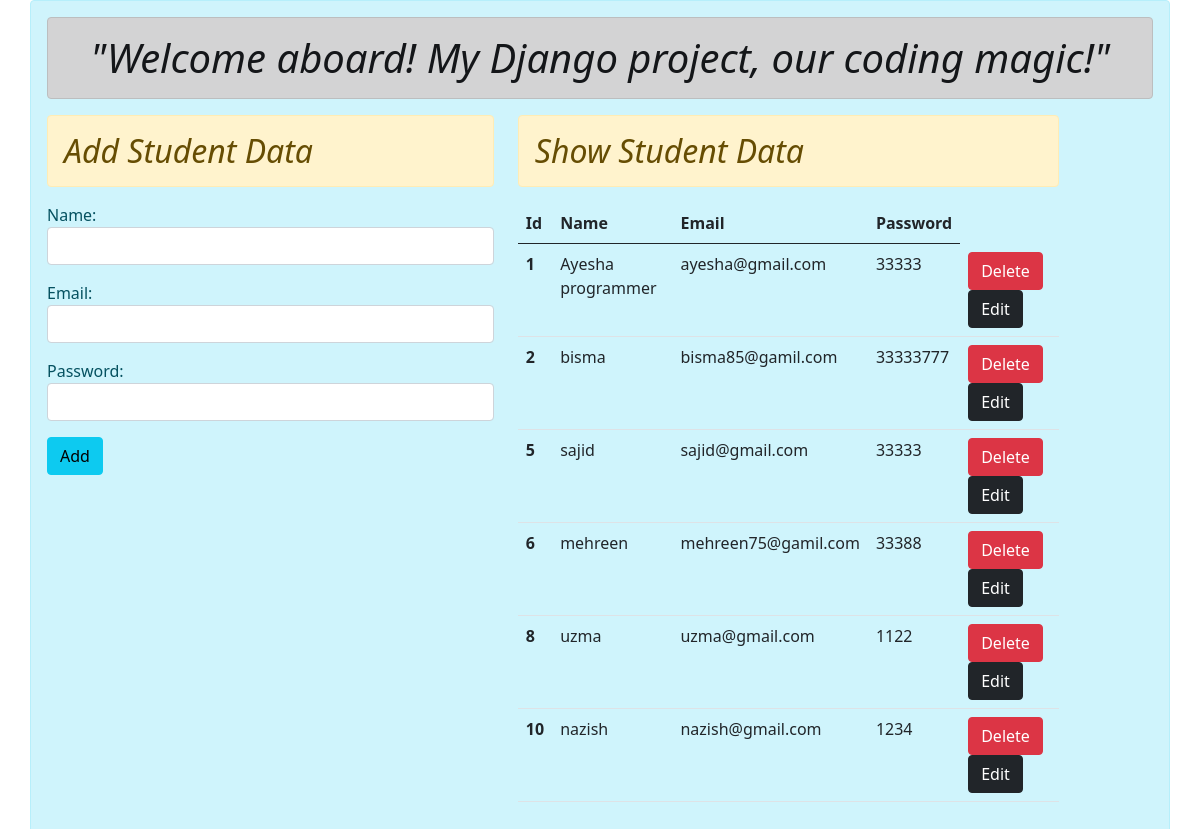
The page / on the database its author committed.
### app/models.py (models this page shows)
class User(models.Model):
    name = models.CharField(max_length=50)
    email = models.CharField(max_length=50)
    password = models.CharField(max_length=50)

### app/views.py (the view)
# urls.py: path('',views.add,name='add'),
def add(request):
    stu = User.objects.all()
    if request.method == 'POST':
        fm = UserForm(request.POST)
        if fm.is_valid():
            fm.save()
            fm = UserForm()
    else:
        fm = UserForm()
    return render(request, 'add.html', {'forms':fm,'stud':stu})

### app/forms.py
class UserForm(forms.ModelForm):
    class Meta:
        model = User
        fields = ['name','email','password']
        widgets = {
            'name':forms.TextInput(attrs={'class':'form-control'}),
            'email':forms.TextInput(attrs={'class':'form-control'}),
            'password':forms.TextInput(attrs={'class':'form-control'}),
        }

### templates/add.html (shortened to what this page needs)
{% extends 'base.html' %}
{% block text %}
<div class="div row">
    <div class="div col-sm-5">
        <h2 class="alert alert-warning"><i>Add Student Data</i></h2>
        <form action="" method="POST">
            {{ forms.as_p }}
            <input type="submit"class="btn btn-info" value="Add">
        </form>
    </div>
    <div class="div col-sm-6">
        <H2 class="alert alert-warning"><I>Show Student Data</I></H2>
        <table class="table">
            <thead>
              <tr>
                <th scope="col">Id</th>
                <th scope="col">Name</th>
                <th scope="col">Email</th>
                <th scope="col">Password</th>
              </tr>
            </thead>
            <tbody>
                {% for i in stud %}
              <tr>
                <th scope="row">{{ i.id }}</th>
                <td>{{ i.name }}</td>
                <td>{{ i.email }}</td>
                <td>{{ i.password }}</td>
                <td>
                    <form action="{% url 'delete' i.id %}" method="POST">
                <input type="submit" value="Delete" class="btn btn-danger">
                    <a href="{% url 'update' i.id %}" class="btn btn-dark">Edit</a>
                </form>
                </td>
              </tr>
              {% endfor %}
            </tbody>
          </table>
    </div>
</div>
{% endblock text %}

### templates/base.html (shortened to what this page needs)
<!DOCTYPE html>
<html lang="en">
<head>
    <link href="https://cdn.jsdelivr.net/npm/bootstrap@5.0.2/dist/css/bootstrap.min.css" rel="stylesheet">
</head>
<body>
<div class="div container alert alert-info" >
    <h1 class="alert alert-dark text-center"><i>"Welcome aboard! My Django project, our coding magic!"</i></h1>
{% block text %}{% endblock text %}
</body>
</html>

### rows shown on the page
User: id "1", name "Ayesha programmer", email "ayesha@gmail.com", password "33333"
User: id "2", name "bisma", email "bisma85@gamil.com", password "33333777"
User: id "5", name "sajid", email "sajid@gmail.com", password "33333"
User: id "6", name "mehreen", email "mehreen75@gamil.com", password "33388"
User: id "8", name "uzma", email "uzma@gmail.com", password "1122"
User: id "10", name "nazish", email "nazish@gmail.com", password "1234"
